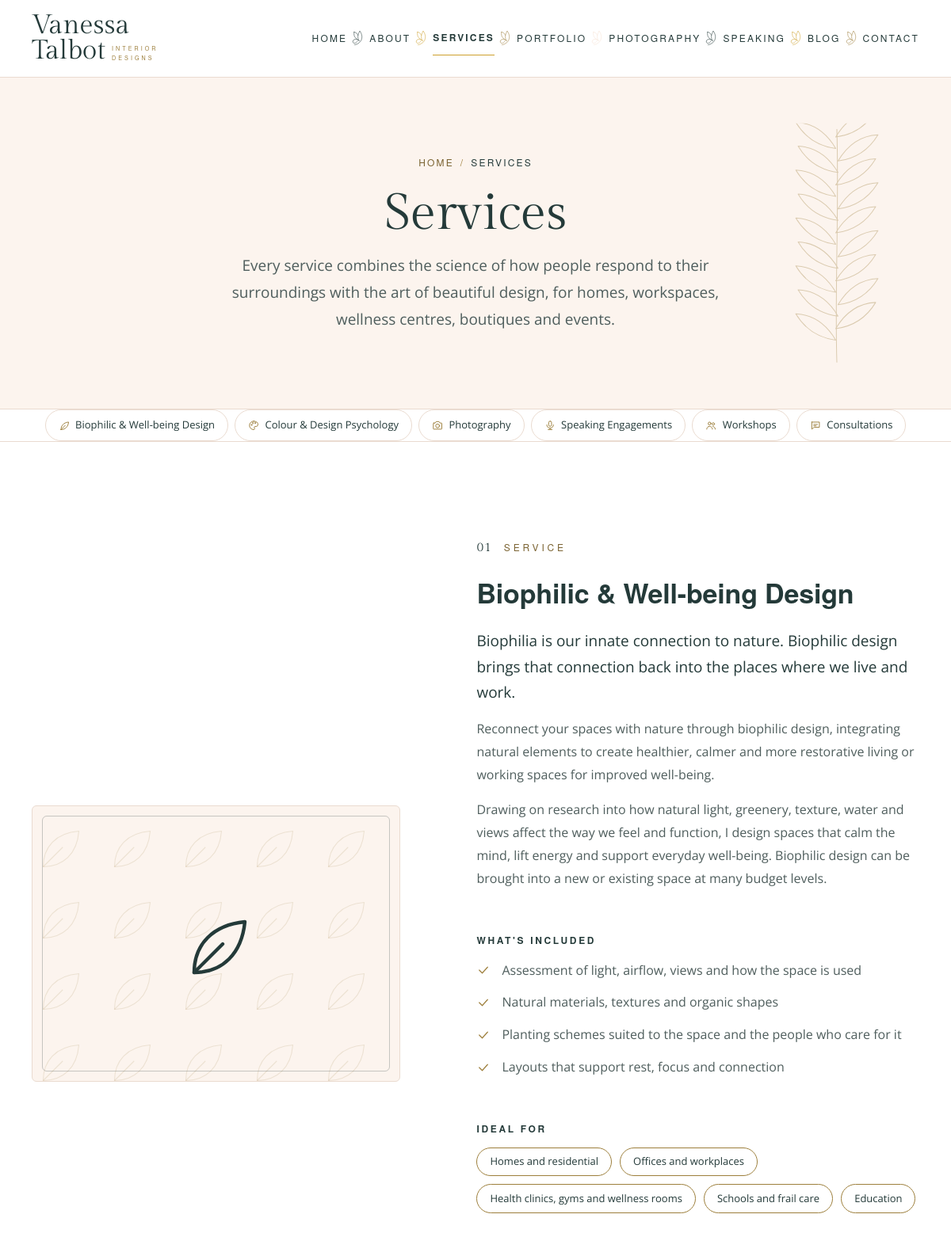
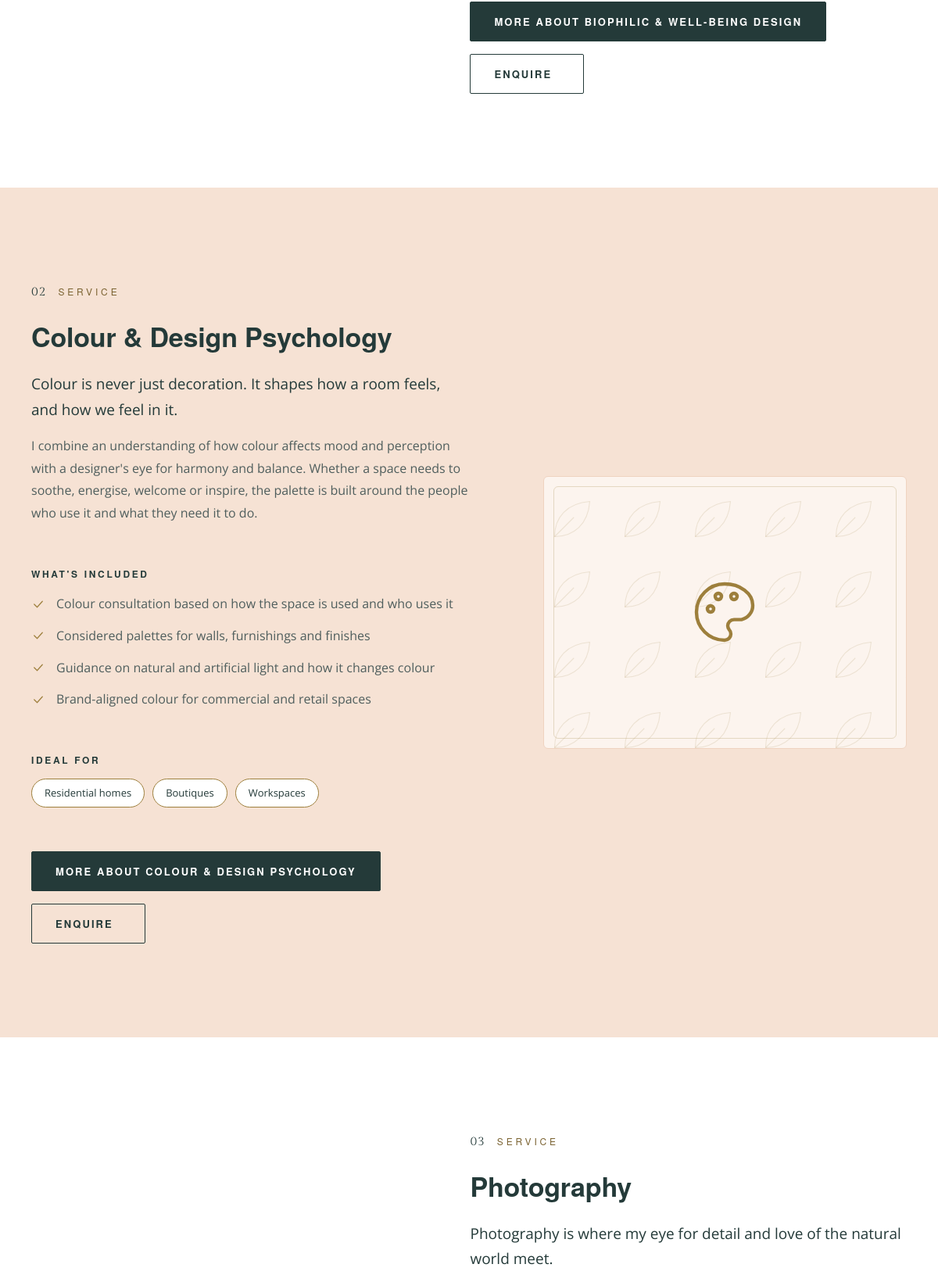
/services.php (upper part), run on the app's committed database (2 pictures, top to bottom).
### tables this page shows
CREATE TABLE IF NOT EXISTS PageSections (
    SectionID           INT UNSIGNED NOT NULL AUTO_INCREMENT,
    PageKey             VARCHAR(50)  NOT NULL,
    SectionKey          VARCHAR(100) NOT NULL,
    Eyebrow             VARCHAR(255) NULL,
    Heading             VARCHAR(255) NULL,
    Introduction        TEXT NULL,
    Body                MEDIUMTEXT NULL,
    ButtonText          VARCHAR(100) NULL,
    ButtonLink          VARCHAR(500) NULL,
    SecondaryButtonText VARCHAR(100) NULL,
    SecondaryButtonLink VARCHAR(500) NULL,
    Image               VARCHAR(500) NULL,
    ImageAlt            VARCHAR(255) NULL,
    DisplayOrder        INT NOT NULL DEFAULT 0,
    Status              ENUM('Draft','Published','Archived') NOT NULL DEFAULT 'Draft',
    CreatedDate         DATETIME NOT NULL DEFAULT CURRENT_TIMESTAMP,
    UpdatedDate         DATETIME NOT NULL DEFAULT CURRENT_TIMESTAMP ON UPDATE CURRENT_TIMESTAMP,
    LastEditedBy        INT UNSIGNED NULL,
    LastEditedDate      DATETIME NULL,
    PRIMARY KEY (SectionID),
    UNIQUE KEY uq_PageSections_Key (PageKey, SectionKey),
    KEY idx_PageSections_Listing (PageKey, Status, DisplayOrder),
    CONSTRAINT fk_PageSections_LastEditedBy FOREIGN KEY (LastEditedBy)
        REFERENCES AdminUsers (AdminUserID) ON UPDATE CASCADE ON DELETE SET NULL
);

CREATE TABLE IF NOT EXISTS Services (
    ServiceID        INT UNSIGNED NOT NULL AUTO_INCREMENT,
    ServiceName      VARCHAR(150) NOT NULL,
    Slug             VARCHAR(200) NOT NULL,
    Icon             VARCHAR(50)  NULL,
    ShortDescription VARCHAR(500) NULL,
    Lead             VARCHAR(500) NULL,
    FullDescription  MEDIUMTEXT NULL,
    IncludedItems    TEXT NULL COMMENT 'What is included, one per line',
    IdealFor         TEXT NULL COMMENT 'Client types, one per line',
    FeaturedImage    VARCHAR(500) NULL,
    FeaturedImageAlt VARCHAR(255) NULL,
    MetaTitle        VARCHAR(255) NULL,
    MetaDescription  VARCHAR(500) NULL,
    Status           ENUM('Draft','Published','Archived') NOT NULL DEFAULT 'Draft',
    DisplayOrder     INT NOT NULL DEFAULT 0,
    UpdatedDate      DATETIME NOT NULL DEFAULT CURRENT_TIMESTAMP ON UPDATE CURRENT_TIMESTAMP,
    PRIMARY KEY (ServiceID),
    UNIQUE KEY uq_Services_ServiceName (ServiceName),
    UNIQUE KEY uq_Services_Slug (Slug),
    KEY idx_Services_Listing (Status, DisplayOrder)
);

### includes/database.php (called while the page is built, shortened)
<?php
function db(): PDO
{
    static $pdo = null;
    if ($pdo instanceof PDO) {
        return $pdo;
    }
    $dsn = sprintf('mysql:host=%s;port=%s;dbname=%s;charset=%s', DB_HOST, DB_PORT, DB_NAME, DB_CHARSET);
    try {
        $pdo = new PDO($dsn, DB_USER, DB_PASS, [
            PDO::ATTR_ERRMODE            => PDO::ERRMODE_EXCEPTION,
            PDO::ATTR_DEFAULT_FETCH_MODE => PDO::FETCH_ASSOC,
            PDO::ATTR_EMULATE_PREPARES   => false,
            PDO::ATTR_TIMEOUT            => 5,
        ]);
        $pdo->exec("SET time_zone = '+02:00', SESSION sql_mode = 'STRICT_ALL_TABLES,ERROR_FOR_DIVISION_BY_ZERO,NO_ENGINE_SUBSTITUTION'");
    } catch (PDOException $error) {
        $pdo = null;
        error_log('Database connection failed: ' . $error->getMessage());
        throw new RuntimeException('The database is unavailable.');
    }
    return $pdo;
}
function db_query(string $sql, array $params = []): PDOStatement
{
    $statement = db()->prepare($sql);
    $statement->execute($params);
    return $statement;
}
function db_all(string $sql, array $params = []): array
{
    return db_query($sql, $params)->fetchAll();
}

### includes/page-map.php (called while the page is built, shortened)
<?php
function staff_viewer(): ?array
{
    static $checked = false, $viewer = null;
    if ($checked) {
        return $viewer;
    }
    $checked = true;
    if (empty($_COOKIE['VTIDSESSION']) || PHP_SAPI === 'cli') {
        return null;
    }
    return $viewer;
}
function edit_block(string $page, string $block, array $extra = []): string
{
    if (staff_viewer() === null) {
        return '';
    }
    $map   = page_map();
    $entry = $map[$page]['blocks'][$block] ?? null;
    $label = $entry[0] ?? cms_safe_label($block);
    $links = '';
    return $links === '' ? '' : '<div class="edit-here" role="group" aria-label="' . e('Edit: ' . $label) . '">' . $links . '</div>';
}
function ed_section(?array $section, string $field): string
{
    if ($section === null || empty($section['SectionID']) || staff_viewer() === null) {
        return '';
    }
    $where = trim(cms_safe_label((string) $section['SectionKey']));
    $label = $field === 'Image' ? 'Image' : edit_label('page_sections', $field);
    return edit_attr('admin/section-edit.php?id=' . (int) $section['SectionID'] . '#row-' . $field, 'page_sections.edit', $label . ' (' . strtolower($where) . ')');
}
function ed_record(string $module, string $page, ?int $id, string $field, string $permission): string
{
    if ($id === null || $id <= 0 || staff_viewer() === null) {
        return '';
    }
    return edit_attr($page . '?id=' . $id . '#row-' . $field, $permission, edit_label($module, $field));
}
function ed_service(?array $service, string $field): string
{
    return ed_record('services', 'admin/service-edit.php', isset($service['ServiceID']) ? (int) $service['ServiceID'] : null, $field, 'services.edit');
}

### services.php (the view, shortened to what this page needs)
<?php
require_once INCLUDES_PATH . '/content.php';
$sections = site_sections('services');
$services = site_services();
$header   = $sections['page-header'] ?? [];
$tones = ['green', 'peach', 'gold'];
require_once INCLUDES_PATH . '/header.php';
?>
<main id="main-content">
    <?= content_hero_open($header, edit_block('services', 'page-header')) ?>
        <div class="container">
            <nav class="breadcrumb" aria-label="Breadcrumb">
                <ol>
                    <li><a href="<?= e(url('index.php')) ?>">Home</a></li>
                    <li aria-current="page">Services</li>
                </ol>
            </nav>
            <h1 id="page-title"<?= ed_section($header ?: null, 'Heading') ?>><?= e($header['Heading'] ?? '') ?></h1>
            <p class="page-hero__lead"<?= ed_section($header ?: null, 'Introduction') ?>><?= e($header['Introduction'] ?? '') ?></p>
        </div>
    </section>
    <nav class="service-nav" aria-label="Jump to a service">
        <div class="container">
            <ul class="service-nav__list">
<?php foreach ($services as $service): ?>
                <li><a href="#<?= e($service['Slug']) ?>"><?= icon((string) $service['Icon'], 'icon icon--inline') ?> <?= e($service['ServiceName']) ?></a></li>
<?php endforeach; ?>
            </ul>
        </div>
    </nav>
<?php foreach ($services as $i => $service):
    $name  = (string) $service['ServiceName'];
    $slug  = (string) $service['Slug'];
    $ideal = content_lines($service['IdealFor']);
?>
    <section id="<?= e($slug) ?>" class="section service-section<?= $i % 2 ? ' section--peach' : '' ?>" aria-labelledby="<?= e($slug) ?>-title">
        <div class="container split<?= $i % 2 ? ' split--reverse' : '' ?>">
            <div class="split__media">
                <?= content_frame('art-frame art-frame--' . $tones[$i % 3], $service['FeaturedImage'] ?? '', $service['FeaturedImageAlt'] ?? '', icon((string) $service['Icon'], 'icon art-frame__icon'), 'web', ed_service($service, 'FeaturedImage')) ?>
            </div>
            <div class="split__content">
                <p class="eyebrow"><span class="service-section__number"><?= sprintf('%02d', $i + 1) ?></span> Service</p>
                <h2 id="<?= e($slug) ?>-title"<?= ed_service($service, 'ServiceName') ?>><?= e($name) ?></h2>
                <?= content_paragraphs($service['Lead'], 'lead', ed_service($service, 'Lead')) ?>
                <?= content_paragraphs($service['FullDescription'], '', ed_service($service, 'FullDescription')) ?>
                <h3 class="subheading">What's included</h3>
                <ul class="check-list">
<?php foreach (content_lines($service['IncludedItems']) as $item): ?>
                    <li<?= ed_service($service, 'IncludedItems') ?>><?= icon('check') ?><span><?= e($item) ?></span></li>
<?php endforeach; ?>
                </ul>
                <h3 class="subheading">Ideal for</h3>
                <ul class="tag-list" aria-label="<?= e($name) ?> is ideal for">
<?php foreach ($ideal as $market): ?>
                    <li<?= ed_service($service, 'IdealFor') ?>><?= e($market) ?></li>
<?php endforeach; ?>
                </ul>
                <div class="btn-group">
                    <a class="btn btn--dark" href="<?= e(service_page_url($slug)) ?>">
                        More about <?= e(strtolower($name)) ?>
                    </a>
                    <a class="btn btn--outline" href="<?= e(url('contact.php?service=' . urlencode($slug))) ?>">
                        Enquire<span class="visually-hidden"> about <?= e(strtolower($name)) ?></span>
                    </a>
                </div>
            </div>
        </div>
    </section>
<?php endforeach; ?>
</main>
<?php require_once INCLUDES_PATH . '/footer.php'; ?>

### includes/content.php (shortened to what this page needs)
<?php
require_once INCLUDES_PATH . '/database.php';
require_once INCLUDES_PATH . '/page-map.php';
function content_fetch(string $key, callable $query): mixed
{
    static $databaseDown = false;
    static $fallback = null;
    if (!$databaseDown) {
        try {
            $result = $query();
            if ($result !== null) {
                return $result;
            }
        } catch (Throwable $error) {
            $databaseDown = true;
            $GLOBALS['vt_content_database_down'] = true;
            error_log('Public content unavailable, using fallback: ' . $error->getMessage());
        }
    }
    $fallback ??= require INCLUDES_PATH . '/content-fallback.php';
    return $fallback[$key] ?? [];
}
function site_services(): array
{
    return content_fetch('services', static fn() => db_all("SELECT * FROM Services WHERE Status = 'Published' ORDER BY DisplayOrder, ServiceName"));
}
function site_sections(string $page): array
{
    return content_fetch('sections_' . $page, static function () use ($page): array {
        $sections = [];
        foreach (db_all("SELECT * FROM PageSections WHERE PageKey = ? AND Status = 'Published' ORDER BY DisplayOrder", [$page]) as $section) {
            $section['items'] = db_all("SELECT * FROM PageSectionItems WHERE SectionID = ? AND Status = 'Published' ORDER BY DisplayOrder, ItemID", [$section['SectionID']]);
            $sections[$section['SectionKey']] = $section;
        }
        return $sections;
    });
}
function service_page_url(string $slug): string
{
    return is_file(ROOT_PATH . '/services/' . $slug . '.php') ? url('services/' . $slug . '.php') : url('services.php') . '#' . $slug;
}
function content_paragraphs(?string $text, string $firstClass = '', string $edit = ''): string
{
    $html = '';
    foreach (preg_split('/\n\s*\n/', trim((string) $text)) ?: [] as $index => $paragraph) {
        if ($paragraph !== '') {
            $class = $index === 0 && $firstClass !== '' ? ' class="' . e($firstClass) . '"' : '';
            $html .= '<p' . $class . $edit . '>' . nl2br(e($paragraph), false) . '</p>';
        }
    }
    return $html;
}
function content_lines(?string $text): array
{
    return array_values(array_filter(array_map('trim', explode("\n", (string) $text)), static fn(string $line): bool => $line !== ''));
}
function content_frame(string $class, ?string $image, ?string $alt, string $decoration, string $size = 'web', string $edit = ''): string
{
    if (trim((string) $image) === '') {
        return '<div class="' . e($class) . '"' . ($edit === '' ? ' aria-hidden="true"' : $edit) . '>' . $decoration . '</div>';
    }
    $safe = link_is_safe((string) $image);
    $src  = $safe ? image_url((string) $image, $size) : '#';
    return '<div class="' . e($class) . '"' . $edit . '><img src="' . e($src) . '"' . ($safe ? image_srcset((string) $image) : '') . ' alt="' . e($alt) . '"' . ($size === 'full' ? '' : ' loading="lazy"') . image_framing((string) $image, preg_match('/arch|portrait/', $class) ? 'tall' : 'card') . '></div>';
}
function content_hero_open(array $header, string $edit = ''): string
{
    $image = trim((string) ($header['Image'] ?? ''));
    $at    = ed_section(!empty($header['SectionID']) ? $header : null, 'Image');
    if ($image === '' || !link_is_safe($image)) {
        return '<section class="page-hero" aria-labelledby="page-title">' . $edit
             . ($at !== '' ? '<span class="page-hero__image-spot"' . $at . '>' . botanical('botanical page-hero__botanical') . '</span>' : botanical('botanical page-hero__botanical'));
    }
    return '<section class="page-hero page-hero--image" aria-labelledby="page-title">' . $edit
         . '<img class="page-hero__image" src="' . e(image_url($image, 'full')) . '"' . image_srcset($image, '100vw') . ' alt="' . e($header['ImageAlt'] ?? '') . '"' . $at . image_framing($image, 'wide') . '>';
}

### includes/icons.php (shortened to what this page needs)
<?php
function icon(string $name, string $class = 'icon'): string
{
    static $paths = [
        'leaf'    => '<path d="M5 21c0-9 6-15 16-16-1 10-7 16-16 16Z"/><path d="M5 21 14 12"/>',
        'palette' => '<path d="M12 3a9 9 0 1 0 0 18c1.1 0 2-.9 2-2 0-.5-.2-1-.5-1.3-.3-.4-.5-.8-.5-1.3 0-1.1.9-2 2-2h2.4A4.6 4.6 0 0 0 21 9.8C21 6 17 3 12 3Z"/><circle cx="7.5" cy="11" r="1"/><circle cx="10" cy="7" r="1"/><circle cx="15" cy="7" r="1"/>',
        'camera'  => '<path d="M4 7h3l2-3h6l2 3h3a1 1 0 0 1 1 1v11a1 1 0 0 1-1 1H4a1 1 0 0 1-1-1V8a1 1 0 0 1 1-1Z"/><circle cx="12" cy="13" r="4"/>',
        'mic'     => '<rect x="9" y="3" width="6" height="11" rx="3"/><path d="M5 11a7 7 0 0 0 14 0M12 18v3M8 21h8"/>',
        'group'   => '<circle cx="9" cy="8" r="3"/><path d="M3 20c0-3.3 2.7-6 6-6s6 2.7 6 6"/><circle cx="17" cy="9" r="2.5"/><path d="M16 14.2c2.8.4 5 2.8 5 5.8"/>',
        'chat'    => '<path d="M4 5h16v11H9l-5 4V5Z"/><path d="M8 10h8M8 13h5"/>',
        'arrow'   => '<path d="M5 12h14M13 6l6 6-6 6"/>',
        'flask'   => '<path d="M9 3h6M10 3v6l-5 9a2 2 0 0 0 1.7 3h10.6a2 2 0 0 0 1.7-3l-5-9V3"/><path d="M7.5 15h9"/>',
        'brush'   => '<path d="M18 3l3 3-9 9-3-3 9-9Z"/><path d="M9 12c-3 0-5 2-5 5 0 1.5-1 2.5-2 3 4 1 9 0 9-5"/>',
        'sprout'  => '<path d="M12 21v-9"/><path d="M12 12C12 7 8 5 4 5c0 5 3 7 8 7Z"/><path d="M12 14c0-4 3-6 8-6 0 4-3 6-8 6Z"/>',
        'mail'    => '<rect x="3" y="5" width="18" height="14" rx="1"/><path d="m3 7 9 6 9-6"/>',
        'person'  => '<circle cx="12" cy="12" r="9"/><circle cx="12" cy="10" r="3"/><path d="M6.5 18.5c1.3-2 3.3-3 5.5-3s4.2 1 5.5 3"/>',
        'eye'     => '<path d="M2 12s3.5-7 10-7 10 7 10 7-3.5 7-10 7S2 12 2 12Z"/><circle cx="12" cy="12" r="3"/>',
        'shield'  => '<path d="M12 3 4 6v6c0 4.5 3.4 8.3 8 9 4.6-.7 8-4.5 8-9V6l-8-3Z"/><path d="m9 12 2 2 4-4"/>',
        'check'   => '<path d="m5 12 5 5 9-10"/>',
        'pen'     => '<path d="M4 20h4L19 9l-4-4L4 16v4Z"/><path d="m13 7 4 4"/>',
        'phone'   => '<rect x="7" y="2.5" width="10" height="19" rx="2"/><path d="M11 18h2"/>',
    ];
    $svg = $paths[$name] ?? '';
    return '<svg class="' . e($class) . '" viewBox="0 0 24 24" fill="none" stroke="currentColor" stroke-width="1.6" '
         . 'stroke-linecap="round" stroke-linejoin="round" aria-hidden="true" focusable="false">' . $svg . '</svg>';
}
function botanical(string $class = 'botanical'): string
{
    $leaves = '';
    for ($i = 0, $y = 380; $y > 40; $y -= 42, $i++) {
        $x = 100 + ($i % 2 === 0 ? -2 : 2);
        $leaves .= sprintf('<path d="M%1$d %2$d q -46 -6 -70 -46 q 44 2 70 46Z"/>', $x, $y);
        $leaves .= sprintf('<path d="M%1$d %2$d q 46 -6 70 -46 q -44 2 -70 46Z"/>', $x, $y - 20);
    }
    return '<svg class="' . e($class) . '" viewBox="0 0 200 420" fill="none" stroke="currentColor" stroke-width="1.4" '
         . 'stroke-linejoin="round" aria-hidden="true" focusable="false">'
         . '<path d="M100 420 C 96 300 104 160 100 10"/>' . $leaves . '</svg>';
}

### data on the page
pagesections: Heading "Services", Introduction "Every service combines the science of how people respond to their surroundings with the art of beautiful design, for homes, workspaces, wellness centres, boutiques and events."
services: ServiceName "Biophilic & Well-being Design", name "Biophilic & Well-being Design", paragraph "Biophilia is our innate connection to nature. Biophilic design brings that connection back into the places where we live and work.", paragraph "Reconnect your spaces with nature through biophilic design, integrating natural elements to create healthier, calmer and more restorative living or working spaces for improved well-being.", paragraph "Drawing on research into how natural light, greenery, texture, water and views affect the way we feel and function, I design spaces that calm the mind, lift energy and support everyday well-being. Biophilic design can be brought into a new or existing space at many budget levels.", IncludedItems "Assessment of light, airflow, views and how the space is used", IncludedItems "Natural materials, textures and organic shapes", IncludedItems "Planting schemes suited to the space and the people who care for it", IncludedItems "Layouts that support rest, focus and connection", IdealFor "Homes and residential", IdealFor "Offices and workplaces", IdealFor "Health clinics, gyms and wellness rooms", IdealFor "Schools and frail care", IdealFor "Education", name "BIOPHILIC & WELL-BEING DESIGN"
services: ServiceName "Colour & Design Psychology", name "Colour & Design Psychology", paragraph "Colour is never just decoration. It shapes how a room feels, and how we feel in it.", paragraph "I combine an understanding of how colour affects mood and perception with a designer's eye for harmony and balance. Whether a space needs to soothe, energise, welcome or inspire, the palette is built around the people who use it and what they need it to do.", IncludedItems "Colour consultation based on how the space is used and who uses it", IncludedItems "Considered palettes for walls, furnishings and finishes", IncludedItems "Guidance on natural and artificial light and how it changes colour", IncludedItems "Brand-aligned colour for commercial and retail spaces", IdealFor "Residential homes", IdealFor "Boutiques", IdealFor "Workspaces", name "COLOUR & DESIGN PSYCHOLOGY"
services: ServiceName "Photography", name "Photography", paragraph "Photography is where my eye for detail and love of the natural world meet."
services: ServiceName "Speaking Engagements"
services: ServiceName "Workshops"
services: ServiceName "Consultations"

### other printed values
$item['label'] "HOME"
$item['label'] "ABOUT"
$item['label'] "SERVICES"
$item['label'] "PORTFOLIO"
$item['label'] "PHOTOGRAPHY"
$item['label'] "SPEAKING"
$item['label'] "BLOG"
$item['label'] "CONTACT"
